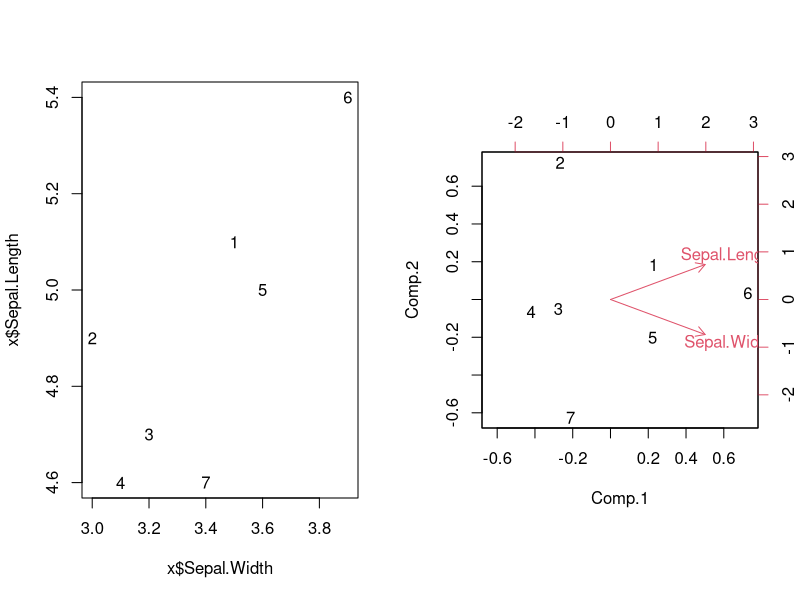
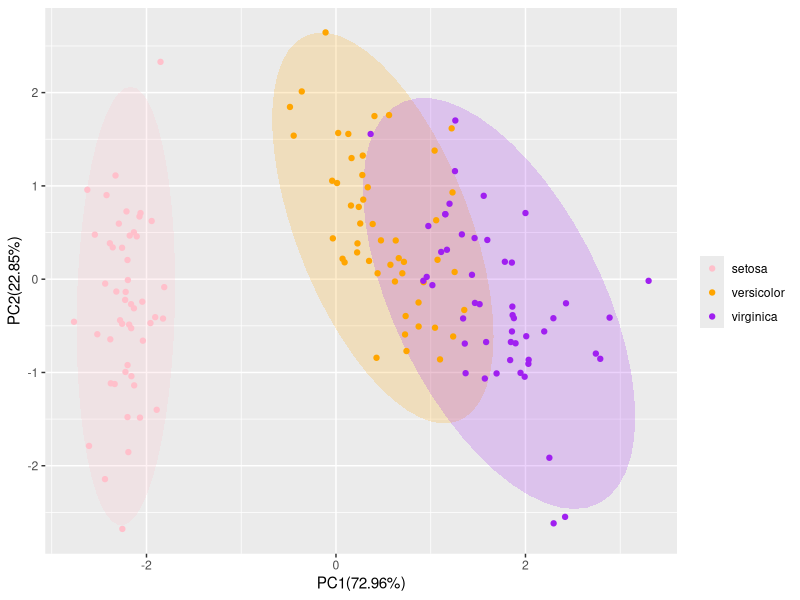
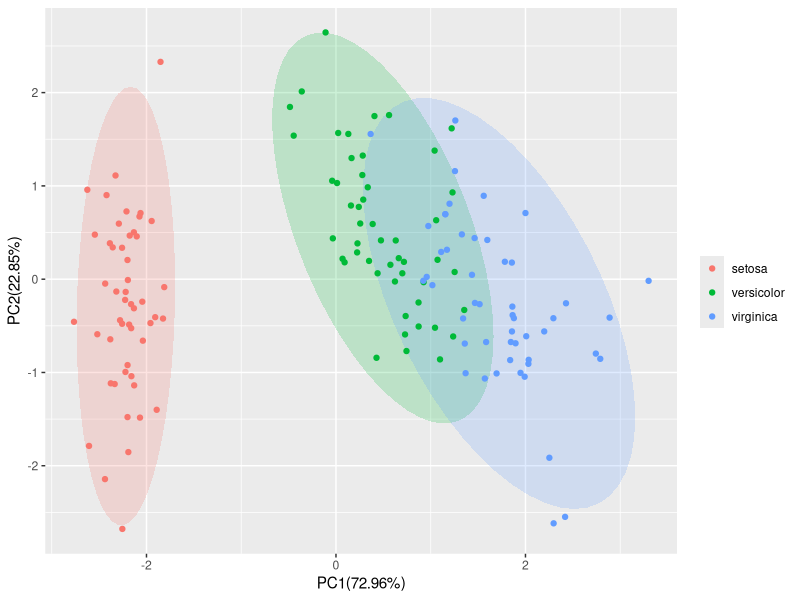

Reproduce these figures in R, in order.
x <- iris[1:7, 1:2]
xpc <- princomp(x, cor=TRUE, score=TRUE)
par(mfrow=c(1, 2))
plot(x$Sepal.Width, x$Sepal.Length, pch=as.character(1:7))
biplot(xpc)

data <- iris
com1 <- prcomp(data[, 1:4], center=TRUE, scale.=TRUE)
summary(com1)

dt <- as.matrix(scale(data[, 1:4])) # normalization
com2 <- princomp(dt, cor=TRUE)
summary(com2) |> print()

com3 <- princomp(dt)
summary(com3)

# Visualization
library(ggplot2)
pc_score <- com1$x # get the pc score
pc_score <- data.frame(pc_score, iris$Species)
summ <- summary(com1)
xlab <- paste0("PC1(", round(summary(com1)$importance[2, 1] * 100, 2), "%)")
ylab <- paste0("PC2(", round(summary(com1)$importance[2, 2] * 100, 2), "%)")
p2 <- ggplot(data = pc_score, aes(x=PC1, y=PC2, color=iris.Species)) +
    stat_ellipse(
        aes(fill=iris.Species),
        type="norm",
        geom="polygon",
        alpha=0.2,
        color=NA
    ) +
    geom_point() +
    labs(x=xlab, y=ylab, color="") +
    guides(fill="none")
p2 + scale_fill_manual(values=c("pink", "orange", "purple")) +
    scale_colour_manual(values=c("pink", "orange", "purple"))
print(p2)
